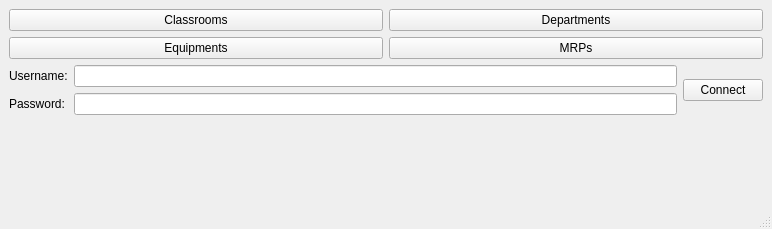
<?xml version="1.0" encoding="UTF-8"?>
<ui version="4.0">
 <class>MainWindow</class>
 <widget class="QMainWindow" name="MainWindow">
  <property name="geometry">
   <rect>
    <x>0</x>
    <y>0</y>
    <width>772</width>
    <height>229</height>
   </rect>
  </property>
  <property name="windowTitle">
   <string>MTEofEP Client</string>
  </property>
  <widget class="QWidget" name="centralwidget">
   <layout class="QVBoxLayout" name="verticalLayout">
    <item>
     <layout class="QGridLayout" name="gridLayout">
      <item row="0" column="0">
       <widget class="QPushButton" name="btnClroom">
        <property name="text">
         <string>Classrooms</string>
        </property>
       </widget>
      </item>
      <item row="0" column="1">
       <widget class="QPushButton" name="btnDept">
        <property name="text">
         <string>Departments</string>
        </property>
       </widget>
      </item>
      <item row="1" column="0">
       <widget class="QPushButton" name="btnEquip">
        <property name="text">
         <string>Equipments</string>
        </property>
       </widget>
      </item>
      <item row="1" column="1">
       <widget class="QPushButton" name="btnMrp">
        <property name="text">
         <string>MRPs</string>
        </property>
       </widget>
      </item>
     </layout>
    </item>
    <item>
     <layout class="QGridLayout" name="gridLayout_3">
      <item row="0" column="1">
       <layout class="QGridLayout" name="gridLayout_2">
        <item row="0" column="0">
         <widget class="QLabel" name="label">
          <property name="text">
           <string>Username:</string>
          </property>
         </widget>
        </item>
        <item row="0" column="1">
         <widget class="QLineEdit" name="lineEdit_uname"/>
        </item>
        <item row="1" column="0">
         <widget class="QLabel" name="label_2">
          <property name="text">
           <string>Password:</string>
          </property>
         </widget>
        </item>
        <item row="1" column="1">
         <widget class="QLineEdit" name="lineEdit_password"/>
        </item>
       </layout>
      </item>
      <item row="0" column="2">
       <widget class="QPushButton" name="btnConnect">
        <property name="text">
         <string>Connect</string>
        </property>
       </widget>
      </item>
      <item row="1" column="1">
       <widget class="QLabel" name="label_connection_info">
        <property name="text">
         <string/>
        </property>
       </widget>
      </item>
     </layout>
    </item>
   </layout>
  </widget>
  <widget class="QMenuBar" name="menubar">
   <property name="geometry">
    <rect>
     <x>0</x>
     <y>0</y>
     <width>772</width>
     <height>26</height>
    </rect>
   </property>
  </widget>
  <widget class="QStatusBar" name="statusbar"/>
 </widget>
 <resources/>
 <connections/>
</ui>
